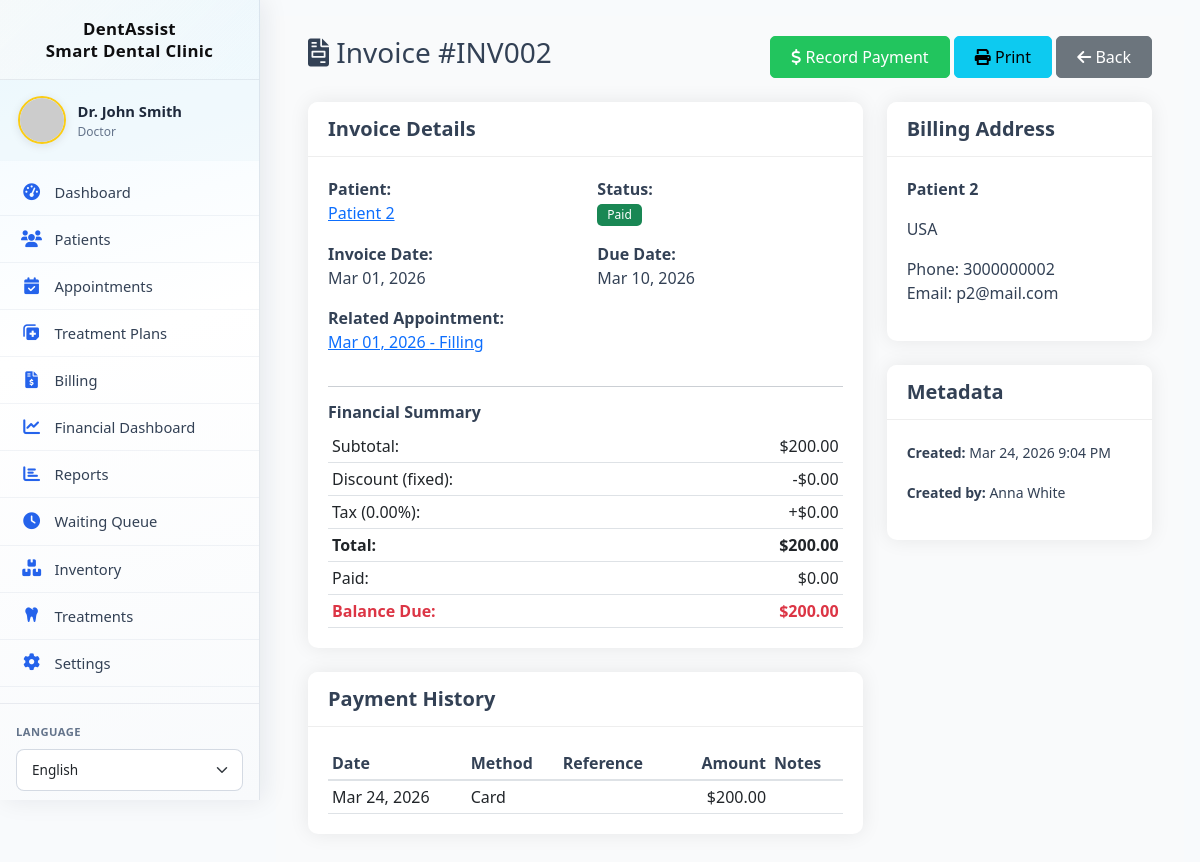
The page /billing/invoice_view.php?id=2 (signed in) on the database its author committed.
### tables this page shows
CREATE TABLE `invoices` (
  `id` int(11) NOT NULL,
  `invoice_number` varchar(50) NOT NULL,
  `patient_id` int(11) NOT NULL,
  `appointment_id` int(11) DEFAULT NULL,
  `invoice_date` date NOT NULL,
  `due_date` date NOT NULL,
  `subtotal` decimal(10,2) NOT NULL,
  `discount_type` enum('percentage','fixed') DEFAULT 'fixed',
  `discount_value` decimal(10,2) DEFAULT 0.00,
  `discount_amount` decimal(10,2) GENERATED ALWAYS AS (case when `discount_type` = 'percentage' then `subtotal` * `discount_value` / 100 else `discount_value` end) VIRTUAL,
  `tax_rate` decimal(5,2) DEFAULT 0.00,
  `tax_amount` decimal(10,2) GENERATED ALWAYS AS ((`subtotal` - `discount_amount`) * `tax_rate` / 100) VIRTUAL,
  `total_amount` decimal(10,2) GENERATED ALWAYS AS (`subtotal` - `discount_amount` + `tax_amount`) VIRTUAL,
  `paid_amount` decimal(10,2) DEFAULT 0.00,
  `balance_due` decimal(10,2) GENERATED ALWAYS AS (`total_amount` - `paid_amount`) VIRTUAL,
  `insurance_type` varchar(50) DEFAULT NULL,
  `insurance_claim_id` varchar(100) DEFAULT NULL,
  `insurance_coverage` decimal(10,2) DEFAULT 0.00,
  `insurance_status` enum('pending','approved','denied','paid') DEFAULT 'pending',
  `payment_status` enum('paid','partial','pending','overdue','cancelled') DEFAULT 'pending',
  `payment_method` enum('cash','card','insurance','online','check') DEFAULT NULL,
  `notes` text DEFAULT NULL,
  `created_at` timestamp NOT NULL DEFAULT current_timestamp(),
  `created_by` int(11) DEFAULT NULL,
  `paid_at` timestamp NULL DEFAULT NULL
);

CREATE TABLE `patients` (
  `id` int(11) NOT NULL,
  `user_id` int(11) DEFAULT NULL,
  `full_name` varchar(100) NOT NULL,
  `date_of_birth` date DEFAULT NULL,
  `gender` enum('male','female','other') DEFAULT NULL,
  `phone` varchar(20) DEFAULT NULL,
  `email` varchar(100) DEFAULT NULL,
  `emergency_contact_name` varchar(100) DEFAULT NULL,
  `emergency_contact_phone` varchar(20) DEFAULT NULL,
  `emergency_contact_relation` varchar(50) DEFAULT NULL,
  `insurance_provider` varchar(100) DEFAULT NULL,
  `insurance_id` varchar(50) DEFAULT NULL,
  `insurance_type` enum('Private','Social Security','Medicaid','None') DEFAULT 'None',
  `insurance_coverage` int(11) DEFAULT 0,
  `medical_history` text DEFAULT NULL,
  `allergies` text DEFAULT NULL,
  `current_medications` text DEFAULT NULL,
  `past_surgeries` text DEFAULT NULL,
  `chronic_conditions` text DEFAULT NULL,
  `dental_history` text DEFAULT NULL,
  `previous_dentist` varchar(100) DEFAULT NULL,
  `last_visit_date` date DEFAULT NULL,
  `address_line1` varchar(255) DEFAULT NULL,
  `address_line2` varchar(255) DEFAULT NULL,
  `address` varchar(500) DEFAULT NULL,
  `city` varchar(100) DEFAULT NULL,
  `state` varchar(50) DEFAULT NULL,
  `postal_code` varchar(20) DEFAULT NULL,
  `country` varchar(50) DEFAULT 'USA',
  `points` int(11) DEFAULT 0,
  `subscription_type` enum('none','basic','premium','family') DEFAULT 'none',
  `subscription_start_date` date DEFAULT NULL,
  `subscription_end_date` date DEFAULT NULL,
  `referral_code` varchar(20) DEFAULT NULL,
  `referred_by` int(11) DEFAULT NULL,
  `created_at` timestamp NOT NULL DEFAULT current_timestamp(),
  `updated_at` timestamp NOT NULL DEFAULT current_timestamp() ON UPDATE current_timestamp(),
  `created_by` int(11) DEFAULT NULL,
  `subscription_status` enum('none','pending','active','expired') DEFAULT 'none'
);

CREATE TABLE `appointments` (
  `id` int(11) NOT NULL,
  `patient_id` int(11) NOT NULL,
  `doctor_id` int(11) NOT NULL,
  `appointment_date` date NOT NULL,
  `appointment_time` time NOT NULL,
  `duration` int(11) DEFAULT 30,
  `end_time` time GENERATED ALWAYS AS (addtime(`appointment_time`,sec_to_time(`duration` * 60))) VIRTUAL,
  `treatment_type` varchar(100) NOT NULL,
  `description` text DEFAULT NULL,
  `chair_number` int(11) DEFAULT NULL,
  `status` enum('scheduled','checked-in','in-treatment','completed','cancelled','no-show','follow-up') DEFAULT 'scheduled',
  `cancellation_reason` text DEFAULT NULL,
  `notes` text DEFAULT NULL,
  `reminder_sent_48h` tinyint(1) DEFAULT 0,
  `reminder_sent_24h` tinyint(1) DEFAULT 0,
  `reminder_sent_at` timestamp NULL DEFAULT NULL,
  `invoice_id` int(11) DEFAULT NULL,
  `created_at` timestamp NOT NULL DEFAULT current_timestamp(),
  `updated_at` timestamp NOT NULL DEFAULT current_timestamp() ON UPDATE current_timestamp(),
  `created_by` int(11) DEFAULT NULL
);

CREATE TABLE `payments` (
  `id` int(11) NOT NULL,
  `invoice_id` int(11) NOT NULL,
  `amount` decimal(10,2) NOT NULL,
  `payment_date` timestamp NOT NULL DEFAULT current_timestamp(),
  `payment_method` enum('cash','card','insurance','online','check') NOT NULL,
  `reference_number` varchar(100) DEFAULT NULL,
  `notes` text DEFAULT NULL,
  `received_by` int(11) DEFAULT NULL
);

CREATE TABLE `users` (
  `id` int(11) NOT NULL,
  `username` varchar(191) NOT NULL,
  `email` varchar(191) NOT NULL,
  `password_hash` varchar(255) NOT NULL,
  `full_name` varchar(100) NOT NULL,
  `role` enum('doctor','assistant','patient') NOT NULL,
  `is_admin` tinyint(1) NOT NULL DEFAULT 0,
  `phone` varchar(20) DEFAULT NULL,
  `profile_image` varchar(255) DEFAULT NULL,
  `created_at` timestamp NOT NULL DEFAULT current_timestamp(),
  `updated_at` timestamp NOT NULL DEFAULT current_timestamp() ON UPDATE current_timestamp(),
  `is_active` tinyint(1) DEFAULT 1,
  `last_login` timestamp NULL DEFAULT NULL
);

### billing/invoice_view.php (the view, shortened to what the rows shown need)
<?php
require_once '../includes/db.php';
require_once '../includes/functions.php';
$db = Database::getInstance();
$invoiceId = $_GET['id'] ?? 0;
$invoice = $db->fetchOne(
    "SELECT i.*, p.full_name as patient_name, p.phone, p.email, p.address, p.country,
            a.appointment_date, a.treatment_type,
            u.full_name as created_by_name
     FROM invoices i
     JOIN patients p ON i.patient_id = p.id
     LEFT JOIN appointments a ON i.appointment_id = a.id
     LEFT JOIN users u ON i.created_by = u.id
     WHERE i.id = ?",
    [$invoiceId],
    "i"
);
$payments = $db->fetchAll(
    "SELECT * FROM payments WHERE invoice_id = ? ORDER BY payment_date",
    [$invoiceId],
    "i"
);
include '../layouts/header.php';
?>
<div class="container-fluid">
    <div class="d-flex justify-content-between align-items-center mb-4">
        <h1 class="h3">
            <i class="fas fa-file-invoice"></i> Invoice #<?php echo $invoice['invoice_number']; ?>
        </h1>
        <div>
            <button class="btn btn-success" onclick="recordPayment()">
            </button>
            <button class="btn btn-info" onclick="printInvoice()">
            </button>
            <a href="invoices.php" class="btn btn-secondary">
            </a>
        </div>
    </div>
    <div class="row">
        <div class="col-md-8">
            <div class="card mb-4">
                <div class="card-body">
                    <div class="row">
                        <div class="col-md-6 mb-3">
                            <p class="mb-0">
                                <a href="../patients/view.php?id=<?php echo $invoice['patient_id']; ?>">
                                    <?php echo htmlspecialchars($invoice['patient_name']); ?>
                                </a>
                            </p>
                        </div>
                        <div class="col-md-6 mb-3">
                            <p class="mb-0">
                                <?php
                                $statusColors = [
                                    'paid' => 'success',
                                    'partial' => 'warning',
                                    'pending' => 'secondary',
                                    'overdue' => 'danger',
                                    'cancelled' => 'dark'
                                ];
                                $color = $statusColors[$invoice['payment_status']] ?? 'secondary';
                                ?>
                                <span class="badge bg-<?php echo $color; ?>"><?php echo ucfirst($invoice['payment_status']); ?></span>
                            </p>
                        </div>
                        <div class="col-md-6 mb-3">
                            <label class="fw-bold">Invoice Date:</label>
                            <p class="mb-0"><?php echo formatDate($invoice['invoice_date']); ?></p>
                        </div>
                        <div class="col-md-6 mb-3">
                            <label class="fw-bold">Due Date:</label>
                            <p class="mb-0"><?php echo formatDate($invoice['due_date']); ?></p>
                        </div>
                        <?php if ($invoice['appointment_id']): ?>
                        <div class="col-12 mb-3">
                            <label class="fw-bold">Related Appointment:</label>
                            <p class="mb-0">
                                <a href="../appointments/view.php?id=<?php echo $invoice['appointment_id']; ?>">
                                    <?php echo formatDate($invoice['appointment_date']); ?> - <?php echo $invoice['treatment_type']; ?>
                                </a>
                            </p>
                        </div>
                        <?php endif; ?>
                    </div>
                    <table class="table table-sm">
                        <tr>
                            <td>Subtotal:</td>
                            <td class="text-end"><?php echo formatCurrency($invoice['subtotal']); ?></td>
                        </tr>
                        <tr>
                            <td>Discount (<?php echo $invoice['discount_type'] == 'percentage' ? $invoice['discount_value'] . '%' : 'fixed'; ?>):</td>
                            <td class="text-end">-<?php echo formatCurrency($invoice['discount_amount']); ?></td>
                        </tr>
                        <tr>
                            <td>Tax (<?php echo $invoice['tax_rate']; ?>%):</td>
                            <td class="text-end">+<?php echo formatCurrency($invoice['tax_amount']); ?></td>
                        </tr>
                        <tr class="fw-bold">
                            <td>Total:</td>
                            <td class="text-end"><?php echo formatCurrency($invoice['total_amount']); ?></td>
                        </tr>
                        <tr>
                            <td>Paid:</td>
                            <td class="text-end"><?php echo formatCurrency($invoice['paid_amount']); ?></td>
                        </tr>
                        <tr class="fw-bold <?php echo $invoice['balance_due'] > 0 ? 'text-danger' : 'text-success'; ?>">
                            <td>Balance Due:</td>
                            <td class="text-end"><?php echo formatCurrency($invoice['balance_due']); ?></td>
                        </tr>
                    </table>
                </div>
            </div>
            <div class="card">
                <div class="card-body">
                    <?php if (empty($payments)): ?>
                        <p class="text-muted">No payments recorded yet.</p>
                    <?php else: ?>
                        <table class="table table-sm">
                            <thead>
                                <tr>
                                    <th>Date</th>
                                    <th>Method</th>
                                    <th>Reference</th>
                                    <th class="text-end">Amount</th>
                                    <th>Notes</th>
                                </tr>
                            </thead>
                            <tbody>
                                <?php foreach ($payments as $payment): ?>
                                <tr>
                                    <td><?php echo formatDate($payment['payment_date']); ?></td>
                                    <td><?php echo ucfirst($payment['payment_method']); ?></td>
                                    <td><?php echo $payment['reference_number']; ?></td>
                                    <td class="text-end"><?php echo formatCurrency($payment['amount']); ?></td>
                                    <td><?php echo $payment['notes']; ?></td>
                                </tr>
                                <?php endforeach; ?>
                            </tbody>
                        </table>
                    <?php endif; ?>
                </div>
            </div>
        </div>
        <div class="col-md-4">
            <div class="card mb-4">
                <div class="card-body">
                    <p><strong><?php echo htmlspecialchars($invoice['patient_name']); ?></strong></p>
                    <p>
                        <?php
                        $addr = trim((string) ($invoice['address'] ?? ''));
                        $country = trim((string) ($invoice['country'] ?? 'LB'));
                        $parts = array_filter([$addr, $country]);
                        echo htmlspecialchars(implode(', ', $parts) ?: 'LB');
                        ?>
                    </p>
                    <p>Phone: <?php echo $invoice['phone']; ?><br>
                       Email: <?php echo $invoice['email']; ?></p>
                </div>
            </div>
            <div class="card">
                <div class="card-body">
                    <p><small><strong>Created:</strong> <?php echo formatDate($invoice['created_at'], 'M d, Y g:i A'); ?></small></p>
                    <p><small><strong>Created by:</strong> <?php echo $invoice['created_by_name']; ?></small></p>
                </div>
            </div>
        </div>
    </div>
</div>
<?php include '../layouts/footer.php'; ?>

### rows shown on the page
invoices: invoice_number "INV002", patient.full_name "Patient 2", payment_status "Paid", invoice_date "Mar 01, 2026", due_date "Mar 10, 2026", appointment.appointment_date "Mar 01, 2026", appointment.treatment_type "Filling", subtotal "$200.00", discount_amount "$0.00", tax_rate "0.00", tax_amount "$0.00", total_amount "$200.00", paid_amount "$0.00", balance_due "$200.00", patient.country "USA", patient.phone "3000000002", patient.email "p2@mail.com", created_at "Mar 24, 2026 9:04 PM", created_by.full_name "Anna White"
payments: payment_date "Mar 24, 2026", payment_method "Card", amount "$200.00"

### other values the page prints
SITE_NAME "DentAssist Smart Dental Clinic"
$_SESSION['full_name'] "Dr. John Smith"
$role "Doctor"
__('dashboard', 'Dashboard') "Dashboard"
__('patients', 'Patients') "Patients"
__('appointments', 'Appointments') "Appointments"
__('treatment_plans', 'Treatment Plans') "Treatment Plans"
__('billing', 'Billing') "Billing"
__('financial_dashboard', 'Financial Dashboard') "Financial Dashboard"
__('reports', 'Reports') "Reports"
__('queue', 'Waiting Queue') "Waiting Queue"
__('inventory', 'Inventory') "Inventory"
__('treatments', 'Treatments') "Treatments"
__('settings', 'Settings') "Settings"
__('language', 'Language') "LANGUAGE"
